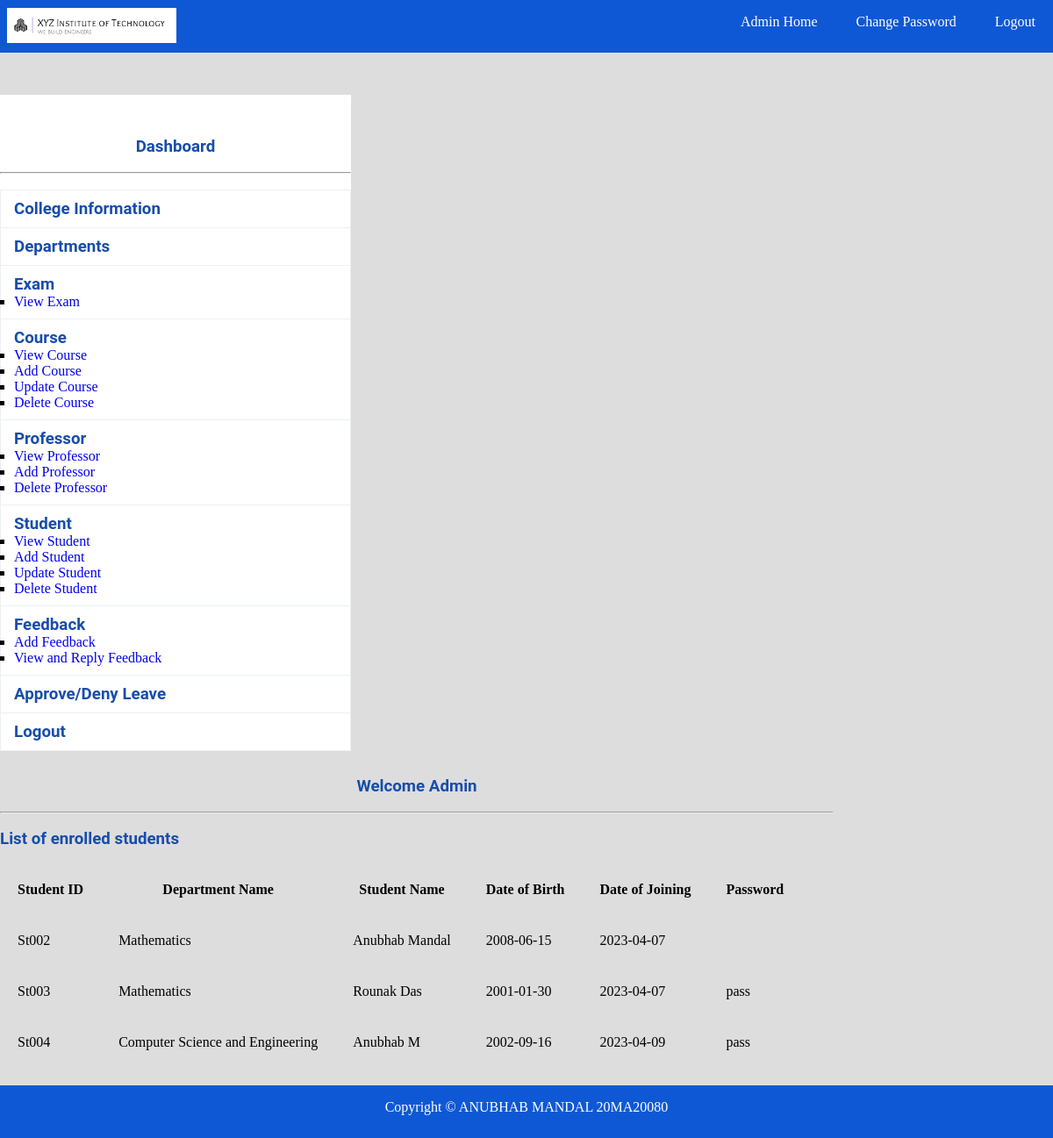
The page /view_student.php (signed in) on the database its author committed.
### tables this page shows
CREATE TABLE `student` (
  `student_ID` varchar(5) NOT NULL,
  `dept_ID` varchar(5) NOT NULL,
  `student_name` varchar(150) NOT NULL,
  `dob` date NOT NULL,
  `doj` date NOT NULL DEFAULT current_timestamp(),
  `password` varchar(10) NOT NULL
);

CREATE TABLE `department` (
  `dept_name` varchar(150) NOT NULL,
  `dept_ID` varchar(5) NOT NULL
);

### view_student.php (the view, shortened to what this page needs)
<?php
	include "database.php";
?>
<!DOCTYPE html>
<html>
    <head>
		<link rel="stylesheet" type="text/css" href="css/style.css">
	</head>
	<body>
		<?php include "navbar.php"; ?><br>
		<div class="sidebar">
			<?php include "sidebar.php"; ?>
		</div>
		<div class="content">
			<h3 class="text">Welcome <?php echo $_SESSION["admin_name"]; ?></h3><br><hr><br>
			<h3>List of enrolled students</h3><br>
			<table>
				<thead>
					<tr>
						<th>Student ID</th>
						<th>Department Name</th>
						<th>Student Name</th>
						<th>Date of Birth</th>
						<th>Date of Joining</th>
                        <th>Password</th>
					</tr>
				</thead>
				<tbody>
					<?php
                        $sql = "SELECT * FROM student INNER JOIN department ON student.dept_ID = department.dept_ID";
                        $result = $db->query($sql);
						while($row = mysqli_fetch_assoc($result)) {
							echo "<tr>";
							echo "<td>".$row["student_ID"]."</td>";
							echo "<td>".$row["dept_name"]."</td>";
							echo "<td>".$row["student_name"]."</td>";
							echo "<td>".$row["dob"]."</td>";
							echo "<td>".$row["doj"]."</td>";
                            echo "<td>".$row["password"]."</td>";
							echo "</tr>";
						}
					?>
				</tbody>
			</table>
		</div>
<?php include"footer.php";?>
	</body>
</html>

### css/style.css (style rules this page uses)
* { padding:0px; margin:0px; }
html { background:#dddddd; }
h1,h2,h3,h4,h5,h6,label { font-family:roboto; color:#174daa; }
.text { text-align:center; }
.sidebar { width:400px; height:auto; margin-top:30px; margin-right:30px; float:left; background:white; }
.content { margin-top:30px; height:auto; width:950px; float:left; }
tr,td,th { padding:20px; }
table { border-collapse:collapse; }

### rows shown on the page
student: student_ID "St002", dept_ID.dept_name "Mathematics", student_name "Anubhab Mandal", dob "2008-06-15", doj "2023-04-07"
student: student_ID "St003", dept_ID.dept_name "Mathematics", student_name "Rounak Das", dob "2001-01-30", doj "2023-04-07", password "pass"
student: student_ID "St004", dept_ID.dept_name "Computer Science and Engineering", student_name "Anubhab M", dob "2002-09-16", doj "2023-04-09", password "pass"

### other values the page prints
$_SESSION["admin_name"] "Admin"
